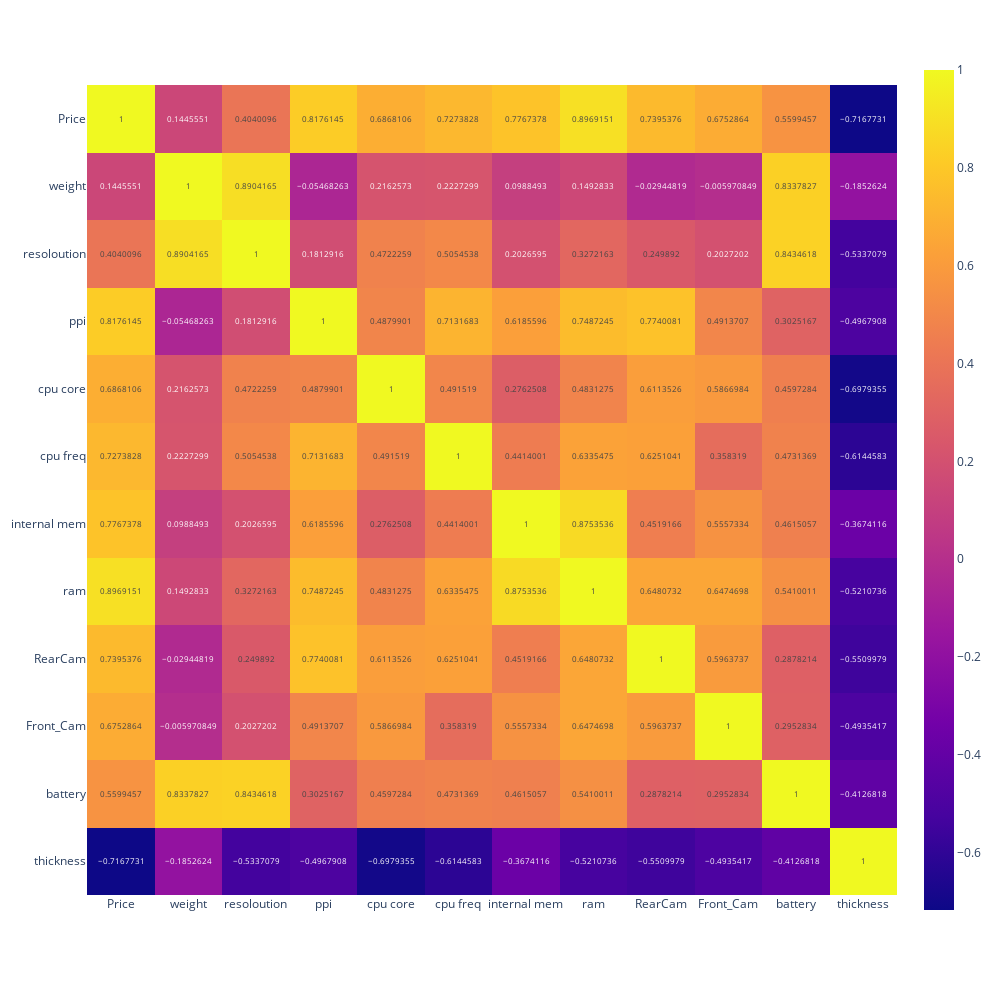

Write notebook code for a chart like this one.
### Markdown cell above
#### Checking correlation between features

### Code cell
import plotly.express as px
data = data.drop(columns = ['Product_id','Sale'])
corr = data.corr()
fig = px.imshow(corr, text_auto=True, width=1000, height=1000)
fig.show()

### Figure 1 — Plotly figure (JSON) as saved in the notebook; plotly's stock layout.template omitted (floating-point values rounded to 4 significant figures; data arrays with more than 128 entries replaced by an {"elided": "..."} marker saying what was removed)
{"data": [{"coloraxis": "coloraxis", "hovertemplate": "x: %{x}<br>y: %{y}<br>color: %{z}<extra></extra>", "name": "0", "texttemplate": "%{z}", "type": "heatmap", "x": ["Price", "weight", "resoloution", "ppi", "cpu core", "cpu freq", "internal mem", "ram", "RearCam", "Front_Cam", "battery", "thickness"], "xaxis": "x", "y": ["Price", "weight", "resoloution", "ppi", "cpu core", "cpu freq", "internal mem", "ram", "RearCam", "Front_Cam", "battery", "thickness"], "yaxis": "y", "z": {"elided": "12x12 float values"}}], "layout": {"coloraxis": {"colorscale": [[0, "#0d0887"], [0.1111, "#46039f"], [0.2222, "#7201a8"], [0.3333, "#9c179e"], [0.4444, "#bd3786"], [0.5556, "#d8576b"], [0.6667, "#ed7953"], [0.7778, "#fb9f3a"], [0.8889, "#fdca26"], [1, "#f0f921"]]}, "height": 1000, "margin": {"t": 60}, "width": 1000, "xaxis": {"anchor": "y", "constrain": "domain", "domain": [0, 1], "scaleanchor": "y"}, "yaxis": {"anchor": "x", "autorange": "reversed", "constrain": "domain", "domain": [0, 1]}}}
